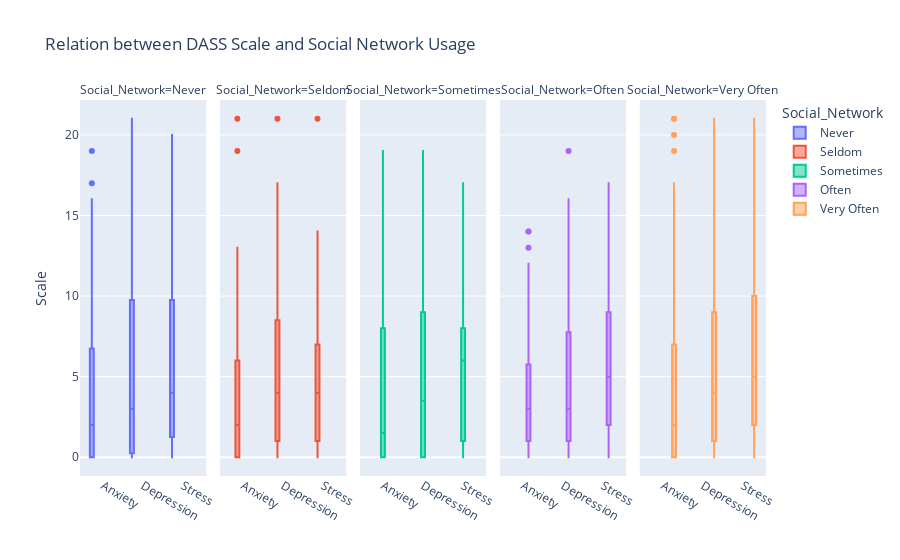

The notebook cell this image was saved under:
### Markdown cell above
## The Dark Side of Social Media

### Code cell
df = pd.read_spss('addiction.sav')

df.rename(columns={'DASS21_depression': 'Depression', 'DASS21_anxiety': 'Anxiety', 'DASS21_stress': 'Stress'}, inplace=True)

order = ['Never', 'Seldom', 'Sometimes', 'Often', 'Very Often']

fig3 = px.box(df, y=['Anxiety', 'Depression', 'Stress'],
             labels={'variable': '', 'value': 'Scale'}, 
             title='Relation between DASS Scale and Social Network Usage', facet_col=df['Social_Network'], 
             color=df['Social_Network'], category_orders={'Social_Network': order})

fig3.show()

### Figure 1 — Plotly figure (JSON) as saved in the notebook; plotly's stock layout.template omitted (floating-point values rounded to 4 significant figures; data arrays with more than 128 entries replaced by an {"elided": "..."} marker saying what was removed)
{"data": [{"alignmentgroup": "True", "hovertemplate": "Social_Network=Never<br>=%{x}<br>Scale=%{y}<extra></extra>", "legendgroup": "Never", "marker": {"color": "#636efa"}, "name": "Never", "notched": false, "offsetgroup": "Never", "orientation": "v", "showlegend": true, "type": "box", "x": ["Anxiety", "Anxiety", "Anxiety", "Anxiety", "Anxiety", "Anxiety", "Anxiety", "Anxiety", "Anxiety", "Anxiety", "Anxiety", "Anxiety", "Anxiety", "Anxiety", "Anxiety", "Anxiety", "Anxiety", "Anxiety", "Anxiety", "Anxiety", "Anxiety", "Anxiety", "Anxiety", "Anxiety", "Anxiety", "Anxiety", "Anxiety", "Anxiety", "Anxiety", "Anxiety", "Anxiety", "Anxiety", "Anxiety", "Anxiety", "Anxiety", "Anxiety", "Anxiety", "Depression", "Depression", "Depression", "Depression", "Depression", "Depression", "Depression", "Depression", "Depression", "Depression", "Depression", "Depression", "Depression", "Depression", "Depression", "Depression", "Depression", "Depression", "Depression", "Depression", "Depression", "Depression", "Depression", "Depression", "Depression", "Depression", "Depression", "Depression", "Depression", "Depression", "Depression", "Depression", "Depression", "Depression", "Depression", "Depression", "Depression", "Stress", "Stress", "Stress", "Stress", "Stress", "Stress", "Stress", "Stress", "Stress", "Stress", "Stress", "Stress", "Stress", "Stress", "Stress", "Stress", "Stress", "Stress", "Stress", "Stress", "Stress", "Stress", "Stress", "Stress", "Stress", "Stress", "Stress", "Stress", "Stress", "Stress", "Stress", "Stress", "Stress", "Stress", "Stress", "Stress", "Stress"], "x0": " ", "xaxis": "x", "y": [0, 0, 2, 6, 3, 1, null, 2, 7, 0, 2, 17, 10, 0, 2, 4, 0, 6, 8, 0, 0, 1, 19, 10, 16, 6, 5, 14, 5, 0, 0, 10, 0, 1, 0, 1, null, 0, 6, 1, 11, 4, 4, null, 0, 8, 0, 0, 19, 10, 0, 5, 1, 1, 0, 19, 0, 0, 0, 21, 10, 14, 5, 10, 14, 1, 2, 1, 9, 2, 5, 3, 3, null, 0, 2, 4, 12, 6, 2, null, 2, 5, 1, 0, 14, 7, 0, 14, 1, 8, 5, 17, 2, 0, 1, 20, 8, 14, 9, 6, 14, 10, 0, 0, 10, 3, 4, 3, 4, null], "y0": " ", "yaxis": "y"}, {"alignmentgroup": "True", "hovertemplate": "Social_Network=Seldom<br>=%{x}<br>Scale=%{y}<extra></extra>", "legendgroup": "Seldom", "marker": {"color": "#EF553B"}, "name": "Seldom", "notched": false, "offsetgroup": "Seldom", "orientation": "v", "showlegend": true, "type": "box", "x": ["Anxiety", "Anxiety", "Anxiety", "Anxiety", "Anxiety", "Anxiety", "Anxiety", "Anxiety", "Anxiety", "Anxiety", "Anxiety", "Anxiety", "Anxiety", "Anxiety", "Anxiety", "Anxiety", "Anxiety", "Anxiety", "Anxiety", "Anxiety", "Anxiety", "Anxiety", "Anxiety", "Anxiety", "Anxiety", "Anxiety", "Anxiety", "Anxiety", "Anxiety", "Anxiety", "Anxiety", "Anxiety", "Anxiety", "Depression", "Depression", "Depression", "Depression", "Depression", "Depression", "Depression", "Depression", "Depression", "Depression", "Depression", "Depression", "Depression", "Depression", "Depression", "Depression", "Depression", "Depression", "Depression", "Depression", "Depression", "Depression", "Depression", "Depression", "Depression", "Depression", "Depression", "Depression", "Depression", "Depression", "Depression", "Depression", "Depression", "Stress", "Stress", "Stress", "Stress", "Stress", "Stress", "Stress", "Stress", "Stress", "Stress", "Stress", "Stress", "Stress", "Stress", "Stress", "Stress", "Stress", "Stress", "Stress", "Stress", "Stress", "Stress", "Stress", "Stress", "Stress", "Stress", "Stress", "Stress", "Stress", "Stress", "Stress", "Stress", "Stress"], "x0": " ", "xaxis": "x2", "y": [null, null, 1, 0, 0, 5, 4, 0, null, 3, 0, 1, 0, 13, 3, 21, 7, 0, 9, 19, 2, null, 1, null, 7, 4, null, null, null, 2, null, 1, 0, null, null, 6, 1, 0, 3, 4, 6, null, 4, 1, 9, 0, 14, 0, 21, 7, 2, 13, 17, 9, null, 1, null, 8, 7, null, null, null, 1, null, 2, 1, null, null, 7, 4, 3, 3, 13, 1, null, 5, 1, 6, 0, 12, 4, 21, 7, 2, 7, 14, 1, null, 1, null, 7, 5, null, null, null, 1, null, 1, 0], "y0": " ", "yaxis": "y2"}, {"alignmentgroup": "True", "hovertemplate": "Social_Network=Sometimes<br>=%{x}<br>Scale=%{y}<extra></extra>", "legendgroup": "Sometimes", "marker": {"color": "#00cc96"}, "name": "Sometimes", "notched": false, "offsetgroup": "Sometimes", "orientation": "v", "showlegend": true, "type": "box", "x": {"elided": "153 str values"}, "x0": " ", "xaxis": "x3", "y": {"elided": "153 int values"}, "y0": " ", "yaxis": "y3"}, {"alignmentgroup": "True", "hovertemplate": "Social_Network=Often<br>=%{x}<br>Scale=%{y}<extra></extra>", "legendgroup": "Often", "marker": {"color": "#ab63fa"}, "name": "Often", "notched": false, "offsetgroup": "Often", "orientation": "v", "showlegend": true, "type": "box", "x": {"elided": "282 str values"}, "x0": " ", "xaxis": "x4", "y": {"elided": "282 int values"}, "y0": " ", "yaxis": "y4"}, {"alignmentgroup": "True", "hovertemplate": "Social_Network=Very Often<br>=%{x}<br>Scale=%{y}<extra></extra>", "legendgroup": "Very Often", "marker": {"color": "#FFA15A"}, "name": "Very Often", "notched": false, "offsetgroup": "Very Often", "orientation": "v", "showlegend": true, "type": "box", "x": {"elided": "702 str values"}, "x0": " ", "xaxis": "x5", "y": {"elided": "702 int values"}, "y0": " ", "yaxis": "y5"}], "layout": {"annotations": [{"font": {}, "showarrow": false, "text": "Social_Network=Never", "x": 0.092, "xanchor": "center", "xref": "paper", "y": 1, "yanchor": "bottom", "yref": "paper"}, {"font": {}, "showarrow": false, "text": "Social_Network=Seldom", "x": 0.296, "xanchor": "center", "xref": "paper", "y": 1, "yanchor": "bottom", "yref": "paper"}, {"font": {}, "showarrow": false, "text": "Social_Network=Sometimes", "x": 0.5, "xanchor": "center", "xref": "paper", "y": 1, "yanchor": "bottom", "yref": "paper"}, {"font": {}, "showarrow": false, "text": "Social_Network=Often", "x": 0.704, "xanchor": "center", "xref": "paper", "y": 1, "yanchor": "bottom", "yref": "paper"}, {"font": {}, "showarrow": false, "text": "Social_Network=Very Often", "x": 0.908, "xanchor": "center", "xref": "paper", "y": 1, "yanchor": "bottom", "yref": "paper"}], "boxmode": "group", "legend": {"title": {"text": "Social_Network"}, "tracegroupgap": 0}, "title": {"text": "Relation between DASS Scale and Social Network Usage"}, "xaxis": {"anchor": "y", "domain": [0, 0.184], "title": {"text": ""}}, "xaxis2": {"anchor": "y2", "domain": [0.204, 0.388], "matches": "x", "title": {"text": ""}}, "xaxis3": {"anchor": "y3", "domain": [0.408, 0.592], "matches": "x", "title": {"text": ""}}, "xaxis4": {"anchor": "y4", "domain": [0.612, 0.796], "matches": "x", "title": {"text": ""}}, "xaxis5": {"anchor": "y5", "domain": [0.816, 1], "matches": "x", "title": {"text": ""}}, "yaxis": {"anchor": "x", "domain": [0, 1], "title": {"text": "Scale"}}, "yaxis2": {"anchor": "x2", "domain": [0, 1], "matches": "y", "showticklabels": false}, "yaxis3": {"anchor": "x3", "domain": [0, 1], "matches": "y", "showticklabels": false}, "yaxis4": {"anchor": "x4", "domain": [0, 1], "matches": "y", "showticklabels": false}, "yaxis5": {"anchor": "x5", "domain": [0, 1], "matches": "y", "showticklabels": false}}}
